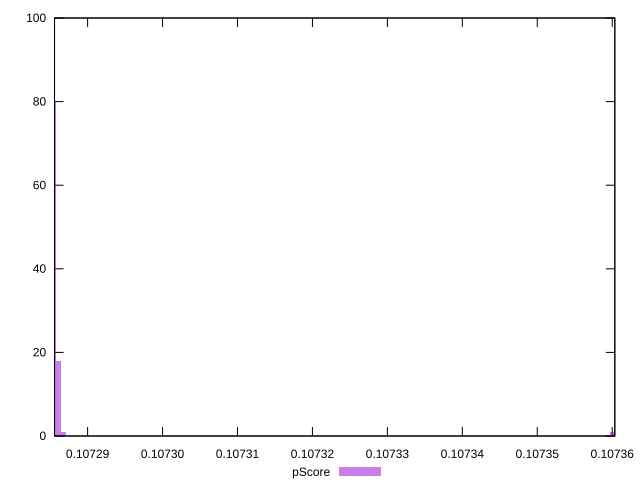

gnuplot code for this plot:
reset

$pScore <<EOF
0.10736005766901718 1
0.10728546167675632 80
0.1072861460436578 18
0.10728683041055927 1
EOF

set key outside below
set boxwidth 6.843669014758067e-7
set xrange [0.10728558787046916:0.10736034788774268]
set yrange [0:100]
set trange [0:100]
set style fill transparent solid 0.5 noborder
set terminal svg size 640, 490 enhanced background rgb 'white'
set output "report_00013_2021-02-09T12-04-24.940Z/uses-long-cache-ttl/samples/pages+cached+noadtech+nomedia/pScore/histogram.svg"

plot $pScore title "pScore" with boxes

reset
